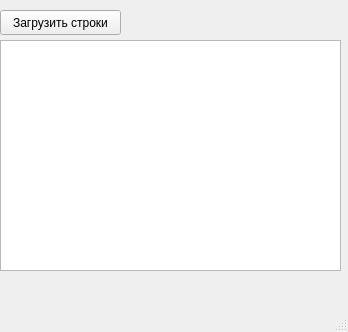
<?xml version="1.0" encoding="UTF-8"?>
<ui version="4.0">
 <class>MainWindow</class>
 <widget class="QMainWindow" name="MainWindow">
  <property name="geometry">
   <rect>
    <x>0</x>
    <y>0</y>
    <width>348</width>
    <height>332</height>
   </rect>
  </property>
  <property name="windowTitle">
   <string>MainWindow</string>
  </property>
  <widget class="QWidget" name="centralwidget">
   <widget class="QPushButton" name="button">
    <property name="geometry">
     <rect>
      <x>0</x>
      <y>10</y>
      <width>121</width>
      <height>25</height>
     </rect>
    </property>
    <property name="text">
     <string>Загрузить строки</string>
    </property>
   </widget>
   <widget class="QTextBrowser" name="text_field">
    <property name="geometry">
     <rect>
      <x>0</x>
      <y>40</y>
      <width>341</width>
      <height>231</height>
     </rect>
    </property>
   </widget>
  </widget>
  <widget class="QMenuBar" name="menubar">
   <property name="geometry">
    <rect>
     <x>0</x>
     <y>0</y>
     <width>348</width>
     <height>22</height>
    </rect>
   </property>
  </widget>
  <widget class="QStatusBar" name="statusbar"/>
 </widget>
 <resources/>
 <connections/>
</ui>
